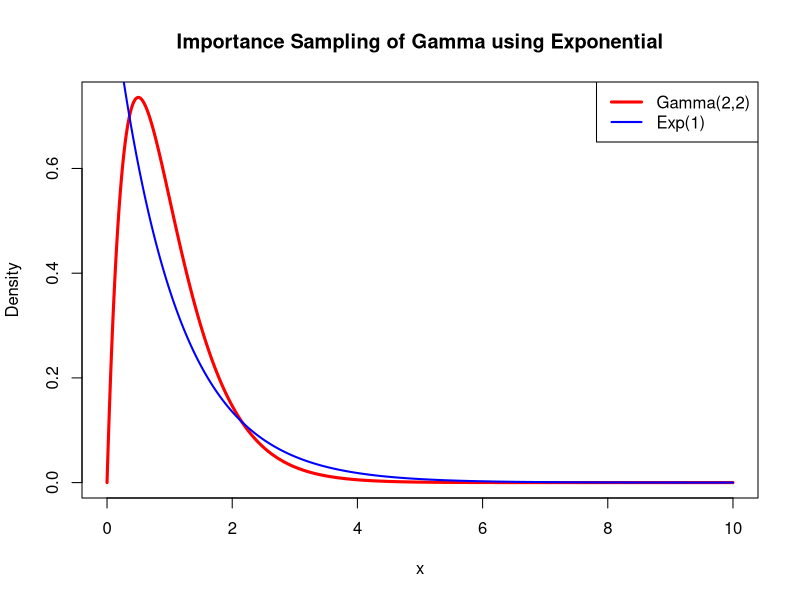
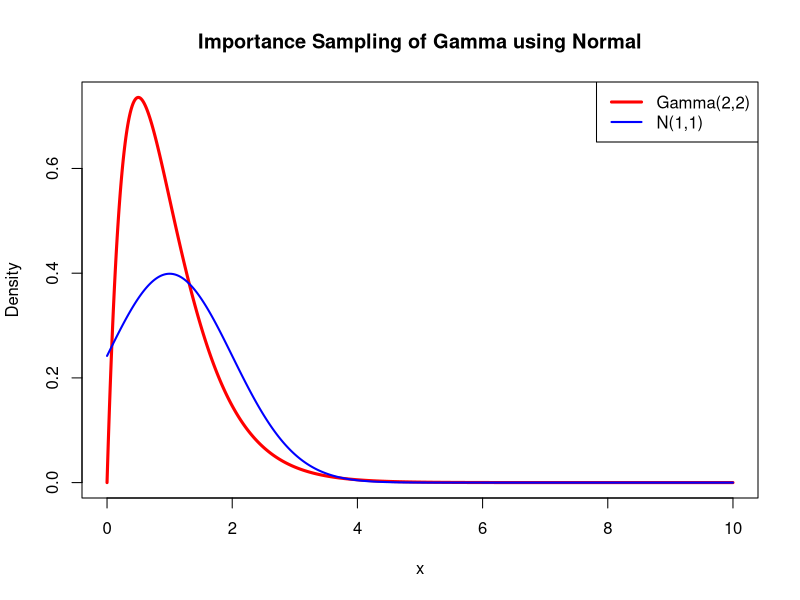
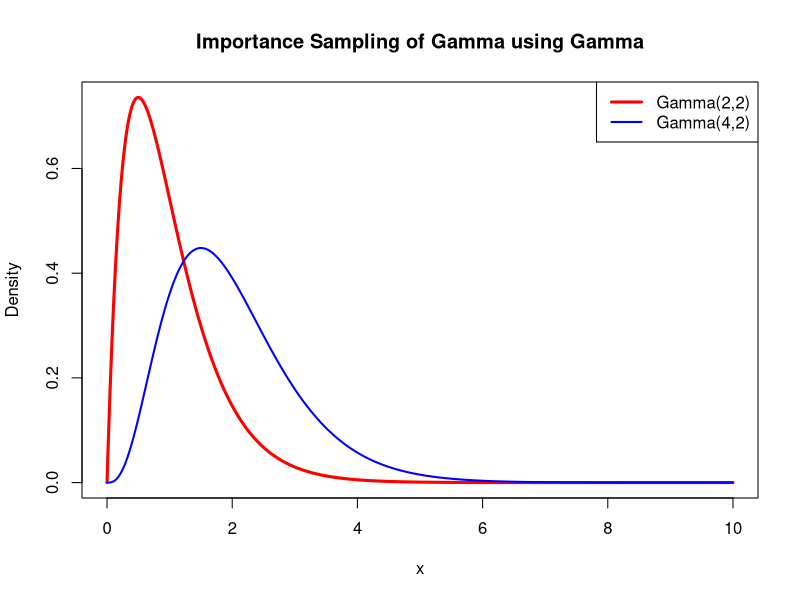

Write R code to recreate these figures, in order.
## ---- chunk 1
knitr::opts_chunk$set(echo = TRUE)
library(ggplot2)
## ---- chunk 2
imp_gamma_exp <- function(n = 1e4, moment = 1, alpha = 1, beta = 1, lambda = 0.5){
    samp <- rexp(n, lambda)
    theta <- (samp^moment * dgamma(samp, shape = alpha, rate = beta))/dexp(samp, lambda)
    return(theta)
}

n = 1e4 
k = 1
alpha = 2
beta = 2
lambda = 1

vals <- imp_gamma_exp(n,k,alpha,beta,lambda)
mean(vals)
var(vals)

x = seq(0,10,length.out = 1e3)
plot(x,dgamma(x,alpha,beta), type = "l", col = "red", lwd = 3, ylab = "Density", main = "Importance Sampling of Gamma using Exponential")
lines(x,dexp(x,lambda), col = "blue", lwd = 2)

gam <- paste0("Gamma(",alpha,",",beta,")")
ex <- paste0("Exp(",lambda,")")
legend("topright",legend = c(gam,ex), col = c("red","blue"), lwd = c(3,2))
## ---- chunk 3
imp_gamma_normal <- function(n = 1e4, moment = 1, alpha = 1, beta = 1, mu = 1, std = 1){
    samp <- rnorm(n, mu, std)
    theta <- (samp^moment * dgamma(samp, shape = alpha, rate = beta))/dnorm(samp, mean = mu, sd = std)
    return(theta)
}

n = 1e4 
k = 1
alpha = 2
beta = 2
mu = 1
std = 1

vals <- imp_gamma_normal(n,k,alpha,beta,mu,std)
mean(vals)
var(vals)

x = seq(0,10,length.out = 1e3)
plot(x,dgamma(x,alpha,beta), type = "l", col = "red", lwd = 3, ylab = "Density", main = "Importance Sampling of Gamma using Normal")
lines(x,dnorm(x,mu,std), col = "blue", lwd = 2)
gam <- paste0("Gamma(",alpha,",",beta,")")
nor <- paste0("N(",mu,",",std^2,")")
legend("topright",legend = c(gam,nor), col = c("red","blue"), lwd = c(3,2))
N = 100
variances <- numeric(N)
for (i in 1:N){
    vals <- imp_gamma_normal(n,k,alpha,beta,mu,std)
    variances[i] <- var(vals)
}
cat("The maximum variance is",max(variances))
## ---- chunk 4
imp_gamma_gamma <- function(n = 1e4, moment = 1, alpha = 1, beta = 1, alpha.imp = alpha + moment, beta.imp = beta){
    samp <- rgamma(n, alpha.imp, beta.imp)
    theta <- (samp^moment * dgamma(samp, shape = alpha, rate = beta))/dgamma(samp, shape = alpha.imp, rate = beta.imp)
    return(theta)
}

n = 1e4
k = 2
alpha = 2
beta = 2
alpha.imp = alpha + k
beta.imp = beta

vals <- imp_gamma_gamma(n,k,alpha,beta,alpha.imp,beta.imp)
mean(vals)
var(vals)

x = seq(0,10,length.out = 1e3)
plot(x,dgamma(x,alpha,beta), type = "l", col = "red", lwd = 3, ylab = "Density", main = "Importance Sampling of Gamma using Gamma")
lines(x,dgamma(x,alpha.imp,beta.imp), col = "blue", lwd = 2)
gam <- paste0("Gamma(",alpha,",",beta,")")
gam.imp <- paste0("Gamma(",alpha.imp,",",beta.imp,")")
legend("topright",legend = c(gam,gam.imp), col = c("red","blue"), lwd = c(3,2))
#N = 100
#variances <- numeric(N)
#for (i in 1:N){
#    vals <- imp_gamma_normal(n,k,alpha,beta,mu,std)
#    variances[i] <- var(vals)
#}
#cat("The maximum variance is",max(variances))
